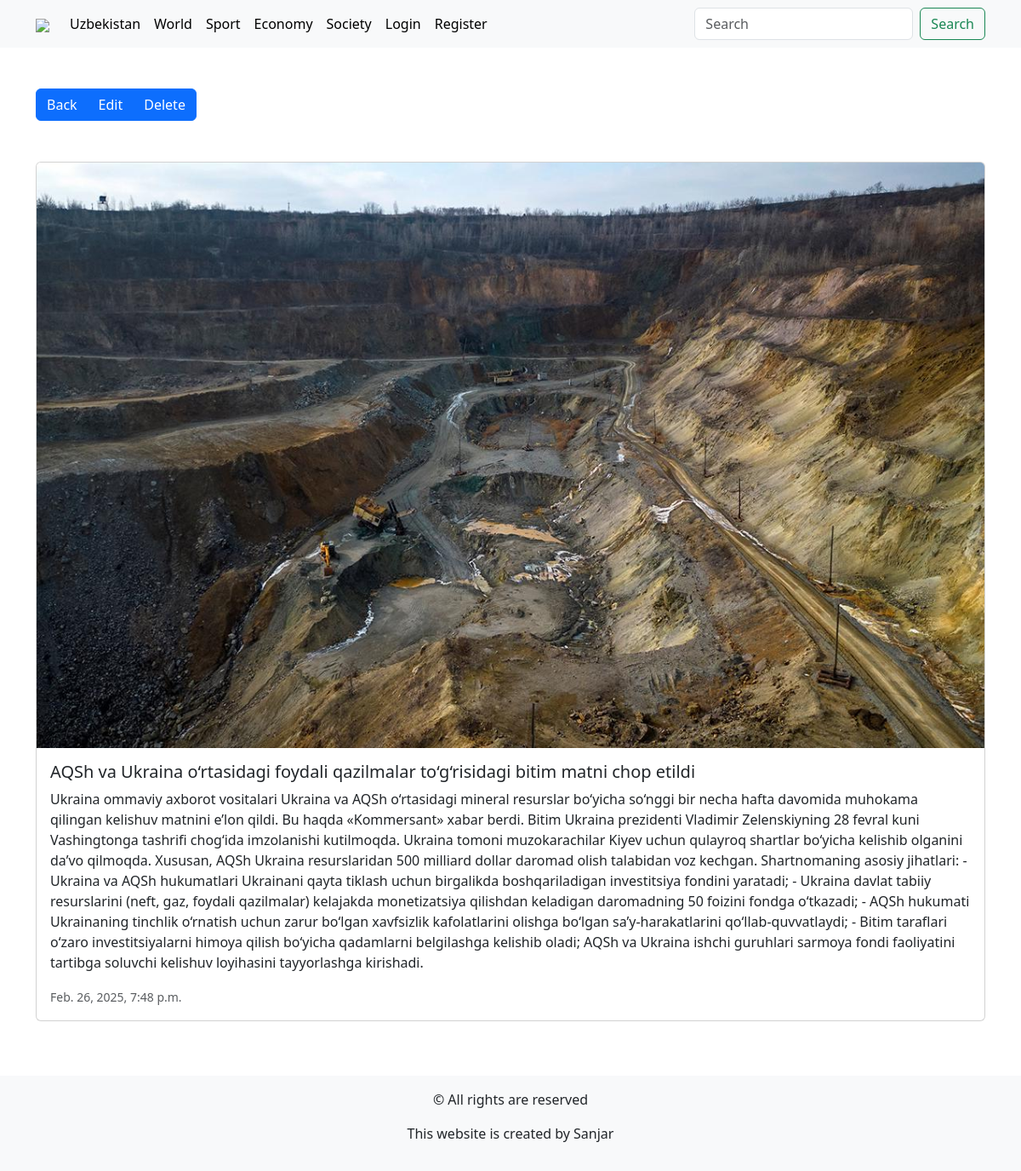
The app's page /articles/3/ with its own data.
### blog/models.py (models this page shows, shortened)
class Category(models.Model):
    title = models.CharField(max_length=250, unique=True)
    class Meta:
        verbose_name = "Category"
        verbose_name_plural = "Categories"
    def __str__(self):
        return self.title

class Article(models.Model):
    title = models.CharField(max_length=250, unique=True)
    info = models.TextField(blank=True)
    photo = models.ImageField(upload_to="articles/", blank=True)
    created_at = models.DateTimeField(auto_now_add=True)
    updated_at = models.DateTimeField(auto_now=True)
    category = models.ForeignKey(Category, on_delete=models.CASCADE)
    user = models.ForeignKey(settings.AUTH_USER_MODEL, on_delete=models.CASCADE, null=True)
    def get_photo(self):
        try:
            return self.photo.url
        except:
            return "https://thumb.ac-illust.com/b1/b170870007dfa419295d949814474ab2_t.jpeg"

### blog/views.py (the view)
# urls.py: path("articles/<int:pk>/", ArticleDetail.as_view(), name="detail"),
class ArticleDetail(DetailView):
    model = Article
    context_object_name = "article"
    template_name = "blog/detail.html"
    form_class = CommentForm
    def get_queryset(self):
        return Article.objects.filter(pk=self.kwargs['pk'])
    def get_context_data(self, **kwargs):
        context = super().get_context_data()
        article = Article.objects.get(pk=self.kwargs['pk'])
        context['comments'] = Comment.objects.filter(article=article).order_by('-created_at')
        context['comment_form'] = CommentForm()
        return context

### blog/forms.py
class CommentForm(forms.ModelForm):
    class Meta:
        model = Comment
        fields = ("title",)
        widgets = {
            "title":forms.Textarea(attrs={
                "class":"form-control",
                "rows":3
            })
        }

### blog/templatetags/blog_tags.py (called while the page is built)
@register.simple_tag()
def get_categories():
    return Category.objects.all()

### blog/templates/blog/detail.html (shortened to what this page needs)
{% extends 'base.html' %}
{% block main %}
<div class="container d-flex flex-column align-items-start flex-wrap justify-content-between gap-5 mt-5">
    <div class="btn-group" role="group" aria-label="Basic example">
        <a href="{% url 'home' %}" class="btn btn-primary">Back</a>
        <a href="{% url 'edit' article.pk %}" class="btn btn-primary">Edit</a>
        <a href="{% url 'delete' article.pk %}" class="btn btn-primary">Delete</a>
    </div>
    <div class="card mb-3 w-100">
        <img src="{{article.get_photo}}" class="card-img-top" alt="...">
        <div class="card-body">
            <h5 class="card-title">{{article.title}}</h5>
            <p class="card-text">{{article.info}}</p>
            <p class="card-text"><small class="text-body-secondary">{{article.created_at}}</small></p>
        </div>
    </div>
</div>
{% endblock main %}

### templates/components/header.html (shortened to what this page needs)
{% load blog_tags %}
{% get_categories as categories %}
<nav class="navbar navbar-expand-lg bg-body-tertiary">
  <div class="container">
    <a class="navbar-brand" href="{% url 'home' %}">
      <img src="https://kun.uz/assets/6a60b69a/img/icons/logo-light.svg" />
    </a>
    <div class="collapse navbar-collapse" id="navbarSupportedContent">
      <ul class="navbar-nav me-auto mb-2 mb-lg-0">
        {% for category in categories %}
        <li class="nav-item">
          <a class="nav-link active" aria-current="page" href="{% url 'category' category.pk %}">{{category}}</a>
        </li>
        {% endfor %}
        {% if not request.user.is_authenticated %}
        <li class="nav-item">
          <a class="nav-link active" aria-current="page" href="{% url 'login' %}">Login</a>
        </li>
        <li class="nav-item">
          <a class="nav-link active" aria-current="page" href="{% url 'register' %}">Register</a>
        </li>
        {% endif %}
      </ul>
      <form action="{% url 'search' %}" method="get" enctype="multipart/form-data" class="d-flex" role="search">
        <input name="q" class="form-control me-2" type="search" placeholder="Search" aria-label="Search">
        <button class="btn btn-outline-success" type="submit">Search</button>
      </form>
    </div>
  </div>
</nav>

### records on screen
Category: title "Uzbekistan"
Category: title "World"
Category: title "Sport"
Category: title "Economy"
Category: title "Society"
Article: get_photo (picture), title "AQSh va Ukraina o‘rtasidagi foydali qazilmalar to‘g‘risidagi bitim matni chop etildi", info "Ukraina ommaviy axborot vositalari Ukraina va AQSh o‘rtasidagi mineral resurslar bo‘yicha so‘nggi bir necha hafta davomida muhokama qilingan kelishuv matnini e’lon qildi. Bu haqda «Kommersant» xabar berdi. Bitim Ukraina prezidenti Vladimir Zelenskiyning 28 fevral kuni Vashingtonga tashrifi chog‘ida imzolanishi kutilmoqda. Ukraina tomoni muzokarachilar Kiyev uchun qulayroq shartlar bo‘yicha kelishib olganini da’vo qilmoqda. Xususan, AQSh Ukraina resurslaridan 500 milliard dollar daromad olish talabidan voz kechgan. Shartnomaning asosiy jihatlari: - Ukraina va AQSh hukumatlari Ukrainani qayta tiklash uchun birgalikda boshqariladigan investitsiya fondini yaratadi; - Ukraina davlat tabiiy…", created_at "Feb. 26, 2025, 7:48 p.m."
